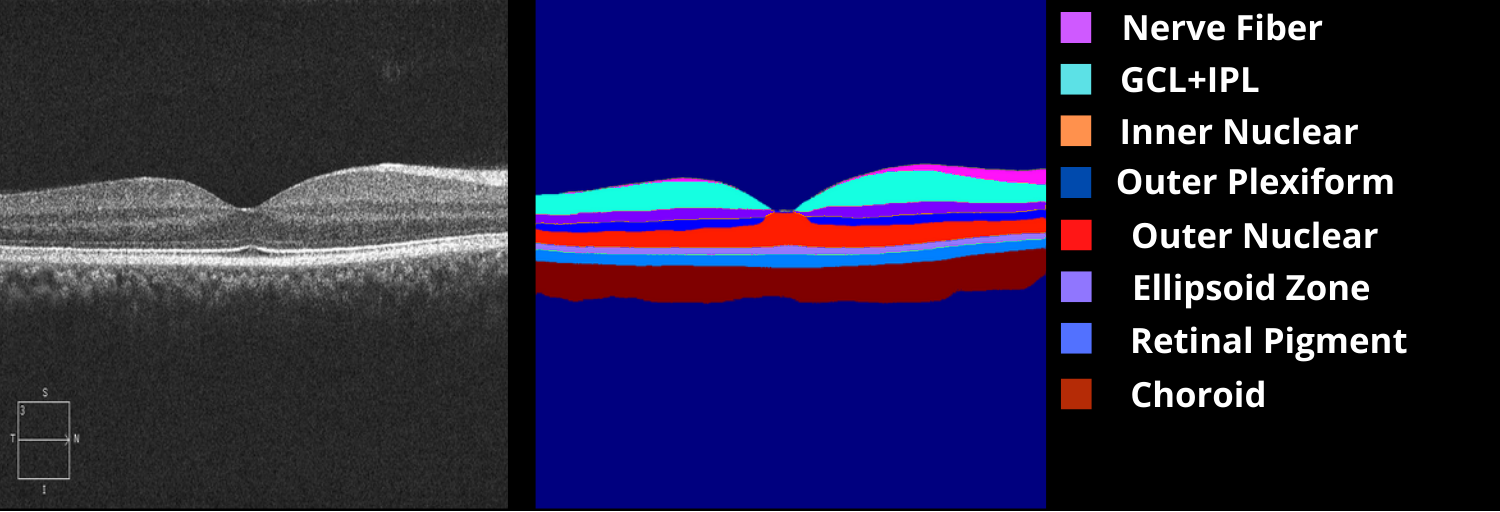
#> input picture images/oct_layers.png, 1500 x 512 px, given in place of imagesoct_layers.png, which was not available
$ python flip.py
#> lines starting #> are read from the running program, lines starting #| are printed output that depends on the picture; pictures that were not available may be replaced by others from this repository, and a replacement may not be noted
import cv2
import os
# Please modify the path
path="DRIVE/train/images"
save="Drive/flip/images/"
for name in os.listdir(path):
    image = cv2.imread(path+name)
#> image is the input picture: shape (512, 1500, 3); mean B, G, R 70.6, 33.1, 36.5

    # Flipped Horizontally
    h_flip = cv2.flip(image, 1)
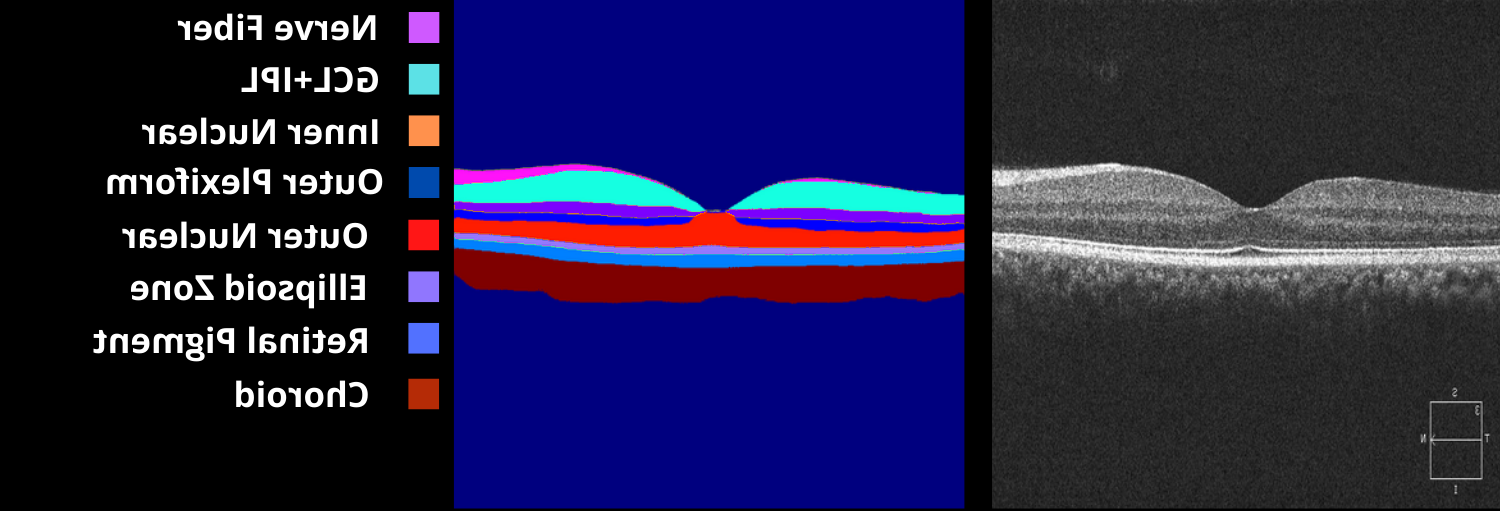
#> h_flip: shape (512, 1500, 3); mean B, G, R 70.6, 33.1, 36.5
    cv2.imwrite(save+"h"+name, h_flip)


    # Flipped Vertically
    v_flip = cv2.flip(image, 0)
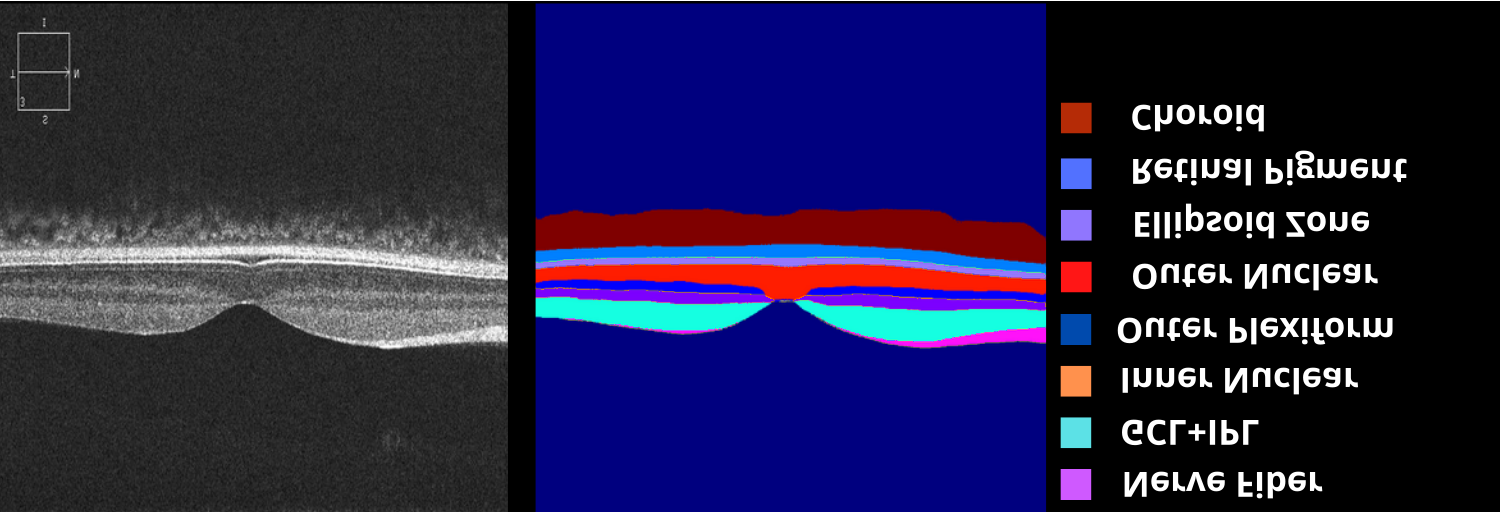
#> v_flip: shape (512, 1500, 3); mean B, G, R 70.6, 33.1, 36.5
    cv2.imwrite(save+"v"+name, v_flip)

    # Flipped Horizontally & Vertically
    hv_flip = cv2.flip(image, -1)
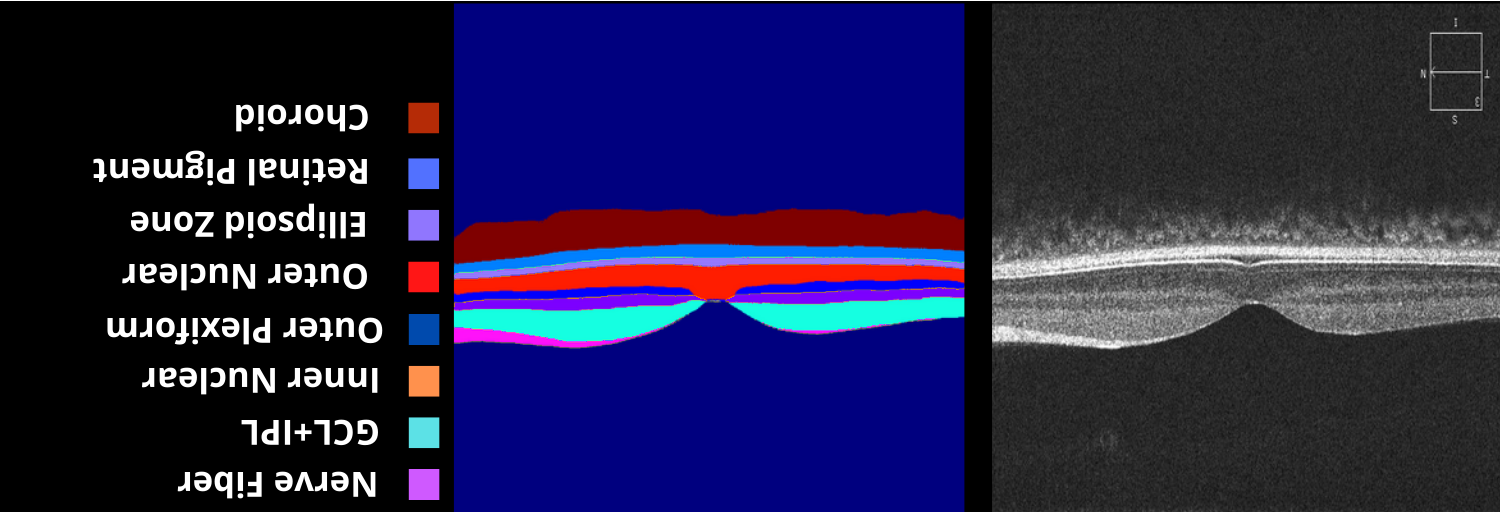
#> hv_flip: shape (512, 1500, 3); mean B, G, R 70.6, 33.1, 36.5
    cv2.imwrite(save+"hv"+name, hv_flip)
